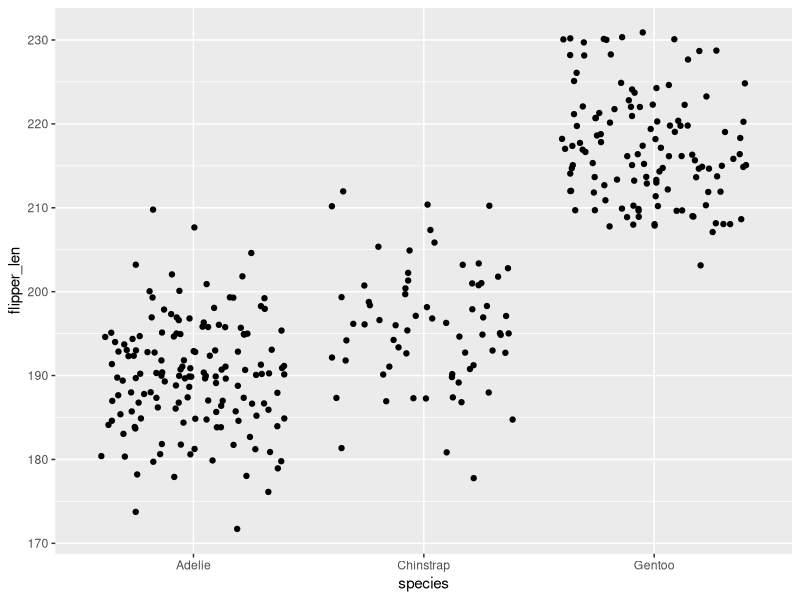

This chart was generated by the following R code:
## ---- chunk 1
1 + 1
## ---- chunk 2
#| echo: false
2 * 2
## ---- chunk 3
#| label: fig-flippers
#| fig-cap: "Flipper length by species."
library(ggplot2)
ggplot(penguins, aes(species, flipper_len)) + geom_jitter()
